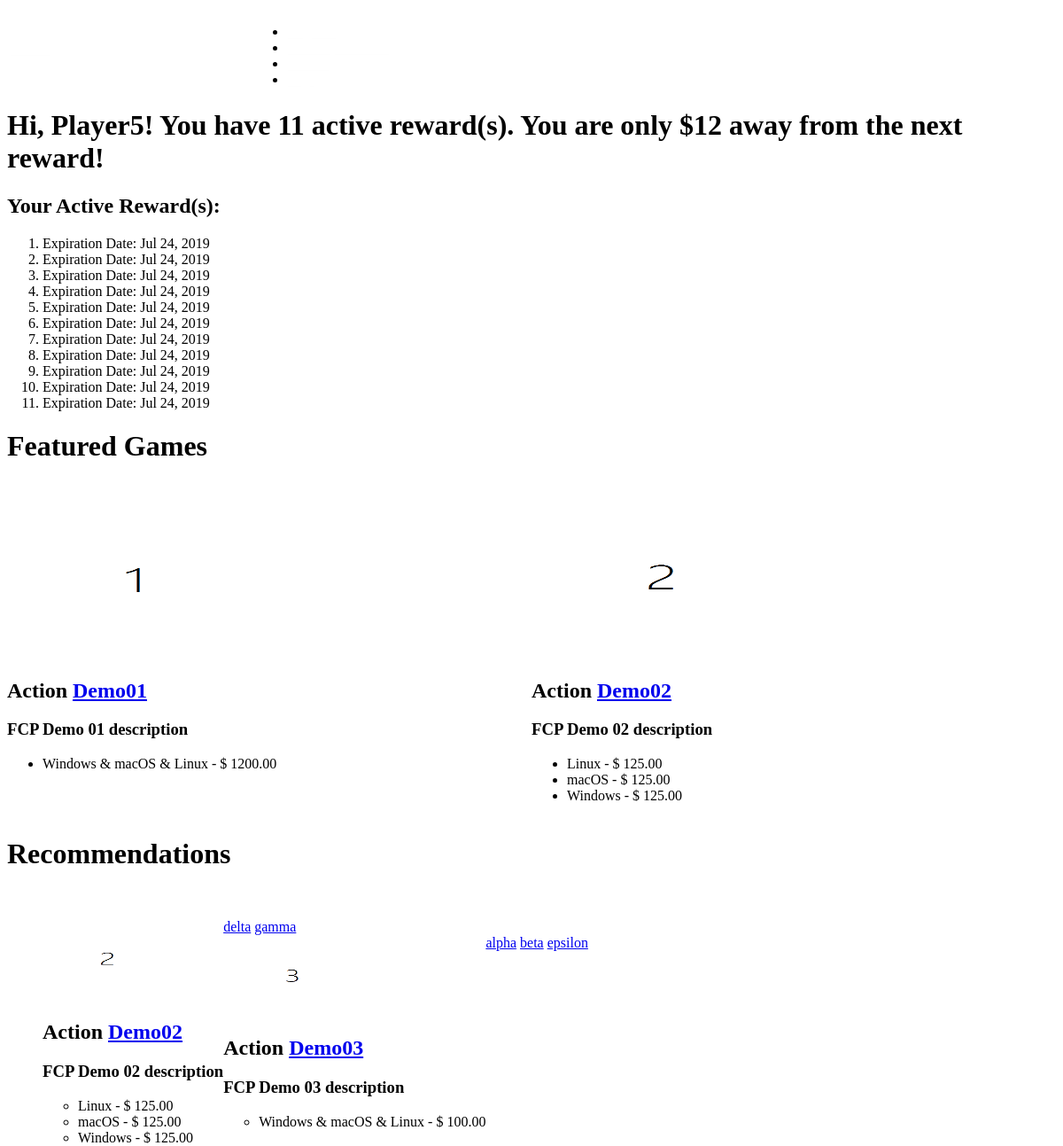
/ (signed in), run on the app's committed database.
### member/models.py (models this page shows, shortened)
class Member(models.Model):
    user = models.OneToOneField(User, on_delete=models.CASCADE, related_name='member')
    nickname = models.CharField(max_length=100)
    avatar = models.ImageField(upload_to='images/avatars', default='images/avatars/default.jpg')
    accumulated_spending = models.IntegerField(default=28)
    def get_rewards(self):
        return self.rewards.filter(expiration_date__gte=datetime.datetime.now()).order_by('expiration_date')

class Reward(models.Model):
    THRESHOLD = 100
    expiration_date = models.DateTimeField()
    member = models.ForeignKey(Member, on_delete = models.CASCADE, related_name='rewards')

### games/models.py (models this page shows, shortened)
class Game(models.Model):
	ACTION = 'AC'
	ADVENTURE = 'AD'
	RACING = 'RA'
	RPG = 'RP'
	SIMULATION = 'SI'
	SPORTS = 'SP'
	STRATEGY = 'ST'
	GALGAME = 'GG'
	GENRES = (
		(ACTION, 'Action'),
		(ADVENTURE, 'Adventure'),
		(RACING, 'Racing'),
		(RPG, 'RPG'),
		(SIMULATION, 'Simulation'),
		(SPORTS, 'Sports'),
		(STRATEGY, 'Strategy'),
		(GALGAME, 'GalGame')
	)
	genre = models.CharField(max_length=2, choices=GENRES)
	title = models.CharField(max_length=100, unique=True)
	description = models.CharField(max_length=100)
	detail = models.TextField()
	thumbnail = models.ImageField(upload_to='images/thumbnails')
	cover = models.ImageField(upload_to='images/covers')
	date_published = models.DateField(default = datetime.datetime.now, blank = True)

class Item(models.Model):
	LINUX = 'L'
	MACOS = 'M'
	WINDOWS = 'W'
	WINDOWSandMACOS = 'W&M'
	WINDOWSandLINUX = 'W&L'
	MACOSandLINUX = 'M&L'
	WINDOWSandMACOSandLINUX = 'W&M&L'
	PLATFORMS = (
		(LINUX, 'Linux'),
		(MACOS, 'macOS'),
		(WINDOWS, 'Windows'),
		(WINDOWSandMACOS, 'Windows & macOS'),
		(WINDOWSandLINUX, 'Windows & Linux'),
		(MACOSandLINUX, 'macOS & Linux'),
		(WINDOWSandMACOSandLINUX, 'Windows & macOS & Linux'),
	)
	platform = models.CharField(max_length=5, choices=PLATFORMS)
	game = models.ForeignKey(Game, on_delete=models.CASCADE, related_name='items')
	price = models.DecimalField(max_digits=10, decimal_places=2)
	class Meta:
		unique_together = ["game", "platform"]

### tags/models.py (models this page shows, shortened)
class Tag(models.Model):
	label = models.TextField(max_length=100)
	objects = TagManager()

### fume/views.py (the view)
# urls.py: url(r'^$', views.index),
def index(request):
    featured_games = [featured_game.game for featured_game in FeaturedGame.objects.all()]
    if request.user.is_authenticated:
        member = request.user.member
        context = {'recommendations':Recommender.make_recommendations(member), 'featured_games': featured_games, 'spending_needed': 100 - member.accumulated_spending}
    else:
        context = {'authenticated':False, 'featured_games': featured_games}
    return render(request, 'fume/index.html', context)

### purchase/models.py (called while the page is built)
    def get_purchase_records_of(self, member):
        return list(self.filter(member=member).order_by('-date_time'))

### tags/models.py (called while the page is built)
	def get_tags_of_game(self, game, order='Arbitrary'):
		tag_items = TagItem.objects.filter(game=game)
		tags = set()
		for tag_item in tag_items:
			tags.add(tag_item.tag)
		tags = list(tags)
		if (order == 'Lexicographical'):
			tags.sort(key=lambda tag: tag.label)
		return tags

### fume/templates/fume/index.html (shortened to what this page needs)
{% load static %}
<!doctype html>
<html>
  <head>
    <link href="//cdn.muicss.com/mui-0.9.15/css/mui.min.css" rel="stylesheet" type="text/css" />
    <link href="{% static "/fume/homepage.css" %}" rel = "stylesheet" type = "text/css"/>
      </head>
      <body>
      <header class="mui-appbar mui--z1">
      <div class="mui-container">
        <table width="100%">
          <tr class="mui--appbar-height">
            <td class="mui--text-title"><a style = “color:white;" href="/">FUME</a></td>
            <td align="left">
              <ul class="mui-list--inline mui--text-body2">
                {% if user.is_authenticated %}
                <li><a href="{% url 'member:logout' %}">Log Out</a></li>
                <li><a href="{% url 'games:purchased' %}">Games purchased</a></li>
                {% else %}
                <li><a href="{% url 'member:signup' %}">Sign Up</a></li>
                <li><a href="{% url 'member:login' %}">Log In</a></li>
                {% endif %}
                <li><a href="{% url 'games:genres' %}">Genres</a></li>
                <li><a href = "{% url 'tags:view_all_tags'%}">Tags</a></li>
              </ul>
            </td>
          </tr>
        </table>
      </div>
    </header>
    <div class="mui-container">
    <div  class = "mui-panel">
        {% if user.is_authenticated %}
            <h1>Hi, {{ user.member.nickname }}! You have {{ user.member.get_rewards.count }} active reward(s). You are only ${{ spending_needed }} away from the next reward!</h1>
            {% if user.member.get_rewards.count > 0 %}
                <h2>Your Active Reward(s):</h2>
                <ol>
                    {% for reward in user.member.get_rewards %}
                        <li>Expiration Date: {{ reward.expiration_date|date:"M d, Y" }}</li>
                    {% endfor %}
                </ol>
            {% endif %}
        {% else %}
        <h1>
        {% endif %}
    </div>
    <h1>Featured Games</h1>
    <br>
    <div class = "featured_games_div">
    {% for game in featured_games %}
    <div class = "featured_games_item mui-panel">
        <img src="{{ game.cover.url }}" height="180" width="320">
        <h2><b>{{ game.get_genre_display }}</b> <a href="{% url 'games:game' game.id %}">{{ game.title }}</a></h2>
        <h3>{{ game.description }}</h3>
        <ul>
            {% for item in game.items.all %}
                <li>{{ item.get_platform_display }} - $ {{ item.price }}</li>
            {% endfor %}
        </ul>
    </div>
    {% endfor %}
    </div>
<div class = "mui-panel recommendation">
{% if user.is_authenticated %}
    <h1>Recommendations</h1>
    <br>
	<ul>
    {% for game in recommendations %}
    <div class = "featured_games_item mui-panel">
        <div style = "float:left">
        <img src="{{ game.thumbnail.url }}" height="90" width="160">
        <h2><b>{{ game.get_genre_display }}</b> <a href="{% url 'games:game' game.id %}">{{ game.title }}</a></h2>
        <h3>{{ game.description }}</h3>
        <ul>
            {% for item in game.items.all %}
                <li>{{ item.get_platform_display }} - $ {{ item.price }}</li>
            {% endfor %}
        </ul>
        </div>
        <div>
        {% regroup game.tag_items.all|dictsort:'tag.label' by tag.label as tags %}
        {% for tag in tags %}
        <li class = "tagli" style = "display:inline">
            <a class="tagButton purchaseButton mui-btn mui-btn--primary mui-btn--raised" href="{% url 'tags:view_games_by_tag' tag.grouper %}">{{ tag.grouper }}</a></li>
        {% endfor %}
        </div>
    </div>
    {% endfor %}
	</ul>
{% endif %}
</div>
</body>

### fume/static/fume/homepage.css (style rules this page uses)
.featured_games_div { display:flex; flex-wrap: wrap; }
.featured_games_item { flex:1; }
html, body { height: 100%; }
html, body, input, textarea, button { -webkit-font-smoothing: antialiased; -moz-osx-font-smoothing: grayscale; text-shadow: 1px 1px 1px rgba(0, 0, 0, 0.004); }
header { top: 0; right: 0; left: 0; z-index: 2; }
header ul.mui-list--inline { margin-bottom: 0; }
header a { color: white; }

### data on the page
Reward: expiration_date "Jul 24, 2019"
Reward: expiration_date "Jul 24, 2019"
Reward: expiration_date "Jul 24, 2019"
Reward: expiration_date "Jul 24, 2019"
Reward: expiration_date "Jul 24, 2019"
Reward: expiration_date "Jul 24, 2019"
Reward: expiration_date "Jul 24, 2019"
Reward: expiration_date "Jul 24, 2019"
Reward: expiration_date "Jul 24, 2019"
Reward: expiration_date "Jul 24, 2019"
Reward: expiration_date "Jul 24, 2019"
Game: cover (picture), genre "Action", title "Demo01", description "FCP Demo 01 description"
Item: platform "Windows & macOS & Linux", price "1200.00"
Game: cover (picture), genre "Action", title "Demo02", description "FCP Demo 02 description", thumbnail (picture)
Item: platform "Linux", price "125.00"
Item: platform "macOS", price "125.00"
Item: platform "Windows", price "125.00"
Tag: grouper "delta"
Tag: grouper "gamma"
Game: thumbnail (picture), genre "Action", title "Demo03", description "FCP Demo 03 description"
Item: platform "Windows & macOS & Linux", price "100.00"
Tag: grouper "alpha"
Tag: grouper "beta"
Tag: grouper "epsilon"

### other printed values
{{ user.member.nickname }} "Player5"
{{ user.member.get_rewards.count }} "11"
{{ spending_needed }} "12"
